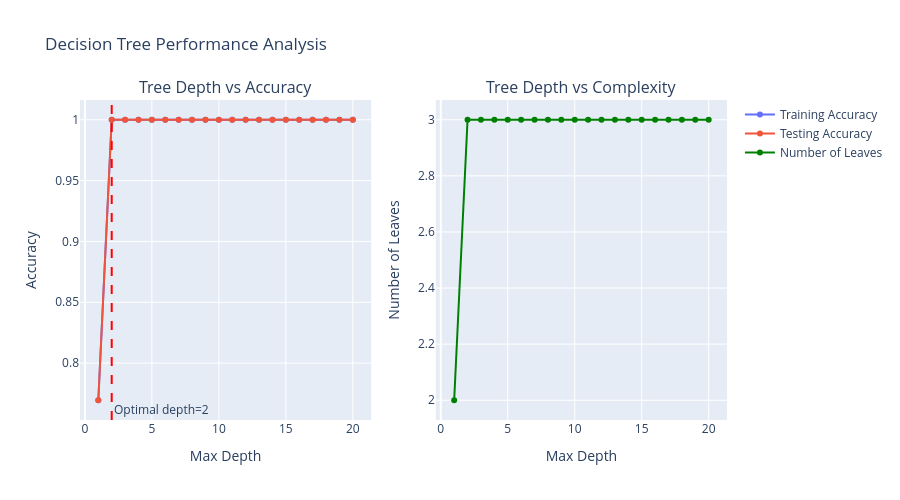

The code cell stored with this chart in its notebook:
### Code cell
import plotly.graph_objects as go
from plotly.subplots import make_subplots
import numpy as np

optimal_depth = depths[np.argmax(test_scores_depth)]

fig = make_subplots(rows=1, cols=2, 
                    subplot_titles=("Tree Depth vs Accuracy", "Tree Depth vs Complexity"))

fig.add_trace(go.Scatter(x=list(depths), y=train_scores_depth, name='Training Accuracy', mode='lines+markers'), row=1, col=1)
fig.add_trace(go.Scatter(x=list(depths), y=test_scores_depth, name='Testing Accuracy', mode='lines+markers'), row=1, col=1)

fig.add_vline(x=optimal_depth, line_dash="dash", line_color="red", 
              annotation_text=f"Optimal depth={optimal_depth}", annotation_position="bottom right", row=1, col=1)

fig.add_trace(go.Scatter(x=list(depths), y=n_leaves, name='Number of Leaves', mode='lines+markers', line_color='green'), row=1, col=2)

fig.update_xaxes(title_text="Max Depth", row=1, col=1)
fig.update_yaxes(title_text="Accuracy", row=1, col=1)
fig.update_xaxes(title_text="Max Depth", row=1, col=2)
fig.update_yaxes(title_text="Number of Leaves", row=1, col=2)

fig.update_layout(height=500, title_text="Decision Tree Performance Analysis", showlegend=True)
fig.show()

print(f"Optimal max_depth: {optimal_depth}")
print(f"Best Test Accuracy: {max(test_scores_depth):.4f}")

### Figure 1 — Plotly figure (JSON) as saved in the notebook; plotly's stock layout.template omitted (floating-point values rounded to 4 significant figures)
{"data": [{"mode": "lines+markers", "name": "Training Accuracy", "type": "scatter", "x": [1, 2, 3, 4, 5, 6, 7, 8, 9, 10, 11, 12, 13, 14, 15, 16, 17, 18, 19, 20], "xaxis": "x", "y": [0.7695, 1, 1, 1, 1, 1, 1, 1, 1, 1, 1, 1, 1, 1, 1, 1, 1, 1, 1, 1], "yaxis": "y"}, {"mode": "lines+markers", "name": "Testing Accuracy", "type": "scatter", "x": [1, 2, 3, 4, 5, 6, 7, 8, 9, 10, 11, 12, 13, 14, 15, 16, 17, 18, 19, 20], "xaxis": "x", "y": [0.7695, 1, 1, 1, 1, 1, 1, 1, 1, 1, 1, 1, 1, 1, 1, 1, 1, 1, 1, 1], "yaxis": "y"}, {"line": {"color": "green"}, "mode": "lines+markers", "name": "Number of Leaves", "type": "scatter", "x": [1, 2, 3, 4, 5, 6, 7, 8, 9, 10, 11, 12, 13, 14, 15, 16, 17, 18, 19, 20], "xaxis": "x2", "y": [2, 3, 3, 3, 3, 3, 3, 3, 3, 3, 3, 3, 3, 3, 3, 3, 3, 3, 3, 3], "yaxis": "y2"}], "layout": {"annotations": [{"font": {"size": 16}, "showarrow": false, "text": "Tree Depth vs Accuracy", "x": 0.225, "xanchor": "center", "xref": "paper", "y": 1, "yanchor": "bottom", "yref": "paper"}, {"font": {"size": 16}, "showarrow": false, "text": "Tree Depth vs Complexity", "x": 0.775, "xanchor": "center", "xref": "paper", "y": 1, "yanchor": "bottom", "yref": "paper"}, {"showarrow": false, "text": "Optimal depth=2", "x": 2, "xanchor": "left", "xref": "x", "y": 0, "yanchor": "bottom", "yref": "y domain"}], "height": 500, "shapes": [{"line": {"color": "red", "dash": "dash"}, "type": "line", "x0": 2, "x1": 2, "xref": "x", "y0": 0, "y1": 1, "yref": "y domain"}], "showlegend": true, "title": {"text": "Decision Tree Performance Analysis"}, "xaxis": {"anchor": "y", "domain": [0, 0.45], "title": {"text": "Max Depth"}}, "xaxis2": {"anchor": "y2", "domain": [0.55, 1], "title": {"text": "Max Depth"}}, "yaxis": {"anchor": "x", "domain": [0, 1], "title": {"text": "Accuracy"}}, "yaxis2": {"anchor": "x2", "domain": [0, 1], "title": {"text": "Number of Leaves"}}}}
